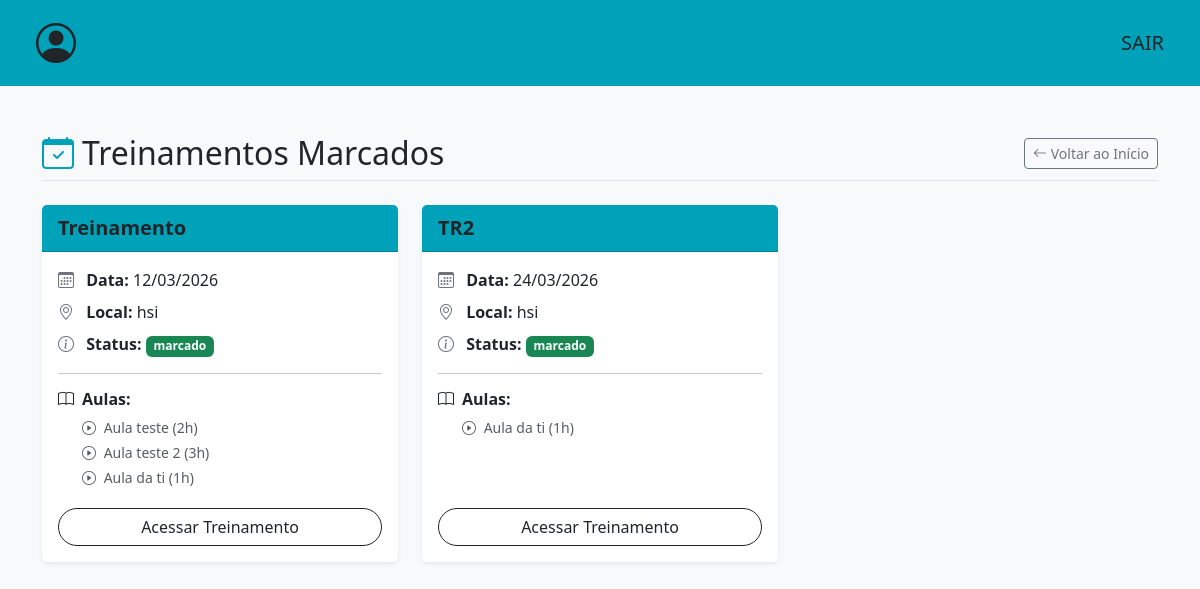
The page /listar-eventos-marcados/ (signed in) on the database its author committed.
### events/models.py (models this page shows, shortened)
class Treinamento(models.Model):
    opcoes_local = [
        ("AUDITORIO HSI","hsi"),
        ("AUDITORIO ADM CENTRAL","pupileira"),
    ]
    opcoes_status = [
        ("FINALIZADO","finalizado"),
        ("CANCELADO","cancelado"),
        ("MARCADO","marcado"),
    ]
    nm_evento = models.CharField(max_length=100)
    data = models.DateField()
    local = models.CharField(max_length=50,choices=opcoes_local)
    status = models.CharField(max_length=50,choices=opcoes_status)
    participantes = models.JSONField(default=list,blank=True)
    aulas = models.ManyToManyField(Aula, related_name='aulas')

class Aula(models.Model):
    nm_aula = models.CharField(max_length=150)
    descricao = models.CharField(max_length=200)
    palestrante = models.CharField(max_length=100)
    carga_horaria = models.IntegerField(null=False)

### events/views.py (the view)
# urls.py: path('listar-eventos-marcados/',listar_treinamentos_marcados,name='listar-eventos-marcados'),
@login_required(login_url='/login')
def listar_treinamentos_marcados(request):
    lista_treinamentos = Treinamento.objects.filter(status='MARCADO')
    return render(request,'events/listar-treinamento.html',{'treinamentos':lista_treinamentos})

### templates/events/listar-treinamento.html (shortened to what this page needs)
<!DOCTYPE html>
<html lang="pt-br">
<head>
    <link href="https://cdn.jsdelivr.net/npm/bootstrap@5.3.2/dist/css/bootstrap.min.css" rel="stylesheet">
    <link href="https://cdn.jsdelivr.net/npm/bootstrap-icons@1.11.1/font/bootstrap-icons.css" rel="stylesheet">
</head>
<body class="bg-light">
    {% include 'partials/navbar.html' %}
    <div class="container mt-5">
        <div class="d-flex justify-content-between align-items-center mb-4 border-bottom pb-2">
            <h2 class="m-0"><i class="bi bi-calendar-check text-custom-teal me-2"></i>Treinamentos Marcados</h2>
            <a href="{% url 'index' %}" class="btn btn-outline-secondary btn-sm">
                <i class="bi bi-arrow-left"></i> Voltar ao Início
            </a>
        </div>
        <div class="row row-cols-1 row-cols-md-2 row-cols-lg-3 g-4">
            {% for treinamento in treinamentos %}
                <div class="col">
                    <div class="card h-100 shadow-sm border-0">
                        <div class="card-header bg-custom-teal text-dark fw-bold fs-5">
                            {{ treinamento.nm_evento }}
                        </div>
                        <div class="card-body">
                            <p class="card-text mb-2">
                                <i class="bi bi-calendar3 text-secondary me-2"></i> <strong>Data:</strong> {{ treinamento.data|date:"d/m/Y" }}
                            </p>
                            <p class="card-text mb-2">
                                <i class="bi bi-geo-alt text-secondary me-2"></i> <strong>Local:</strong> {{ treinamento.get_local_display }}
                            </p>
                            <p class="card-text mb-3">
                                <i class="bi bi-info-circle text-secondary me-2"></i> <strong>Status:</strong>
                                <span class="badge bg-success">{{ treinamento.get_status_display }}</span>
                            </p>
                            <hr>
                            <h6 class="fw-bold mb-2"><i class="bi bi-book me-2"></i>Aulas:</h6>
                            <ul class="list-unstyled mb-0 ms-4 small">
                                {% for aula in treinamento.aulas.all %}
                                    <li class="mb-1 text-muted">
                                        <i class="bi bi-play-circle me-1"></i> {{ aula.nm_aula }} ({{ aula.carga_horaria }}h)
                                    </li>
                                {% empty %}
                                    <li class="text-danger fst-italic">Nenhuma aula vinculada.</li>
                                {% endfor %}
                            </ul>
                        </div>
                        <div class="card-footer bg-white border-0 text-center pb-3 pt-0">
                            <a href="{% url 'conferir-treinamento' treinamento.id %}" class="btn btn-outline-dark w-100 rounded-pill">
                                Acessar Treinamento
                            </a>
                        </div>
                        </div>
                </div>
            {% endfor %}
        </div>
    </div>
</body>
</html>

### templates/events/listar-treinamento.html (style rules this page uses)
.bg-custom-teal { background-color: #00a2b9; }
.text-custom-teal { color: #00a2b9; }

### rows shown on the page
Treinamento: nm_evento "Treinamento", data "12/03/2026", local "hsi", status "marcado"
Aula: nm_aula "Aula teste", carga_horaria "2"
Aula: nm_aula "Aula teste 2", carga_horaria "3"
Aula: nm_aula "Aula da ti", carga_horaria "1"
Treinamento: nm_evento "TR2", data "24/03/2026", local "hsi", status "marcado"
